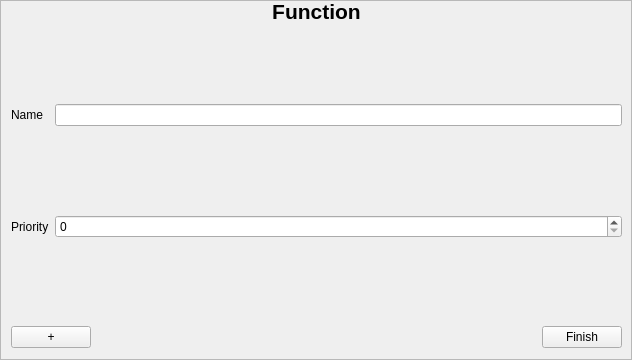
<?xml version="1.0" encoding="UTF-8"?>
<ui version="4.0">
 <class>FunctionInputArea</class>
 <widget class="QScrollArea" name="FunctionInputArea">
  <property name="geometry">
   <rect>
    <x>0</x>
    <y>0</y>
    <width>632</width>
    <height>360</height>
   </rect>
  </property>
  <property name="windowTitle">
   <string>ScrollArea</string>
  </property>
  <property name="widgetResizable">
   <bool>true</bool>
  </property>
  <widget class="QWidget" name="scrollAreaWidgetContents">
   <property name="geometry">
    <rect>
     <x>0</x>
     <y>0</y>
     <width>630</width>
     <height>358</height>
    </rect>
   </property>
   <widget class="QWidget" name="verticalLayoutWidget">
    <property name="geometry">
     <rect>
      <x>10</x>
      <y>0</y>
      <width>611</width>
      <height>21</height>
     </rect>
    </property>
    <layout class="QVBoxLayout" name="verticalLayout">
     <item>
      <widget class="QLabel" name="label_Header">
       <property name="font">
        <font>
         <pointsize>16</pointsize>
         <weight>75</weight>
         <bold>true</bold>
        </font>
       </property>
       <property name="text">
        <string>Function</string>
       </property>
       <property name="alignment">
        <set>Qt::AlignCenter</set>
       </property>
      </widget>
     </item>
    </layout>
   </widget>
   <widget class="QWidget" name="gridLayoutWidget">
    <property name="geometry">
     <rect>
      <x>10</x>
      <y>20</y>
      <width>611</width>
      <height>301</height>
     </rect>
    </property>
    <layout class="QGridLayout" name="gridLayout">
     <item row="1" column="0">
      <widget class="QLabel" name="label_Priority">
       <property name="text">
        <string>Priority</string>
       </property>
       <property name="buddy">
        <cstring>spinBox_Priotity</cstring>
       </property>
      </widget>
     </item>
     <item row="0" column="3">
      <widget class="QLineEdit" name="lineEdit_Name"/>
     </item>
     <item row="0" column="0">
      <widget class="QLabel" name="label_Name">
       <property name="text">
        <string>Name</string>
       </property>
       <property name="buddy">
        <cstring>lineEdit_Name</cstring>
       </property>
      </widget>
     </item>
     <item row="1" column="3">
      <widget class="QSpinBox" name="spinBox_Priotity"/>
     </item>
    </layout>
   </widget>
   <widget class="QWidget" name="verticalLayoutWidget_2">
    <property name="geometry">
     <rect>
      <x>10</x>
      <y>320</y>
      <width>611</width>
      <height>32</height>
     </rect>
    </property>
    <layout class="QHBoxLayout" name="horizontalLayout">
     <item>
      <widget class="QPushButton" name="pushButton_Add">
       <property name="text">
        <string>+</string>
       </property>
      </widget>
     </item>
     <item>
      <spacer name="horizontalSpacer">
       <property name="orientation">
        <enum>Qt::Horizontal</enum>
       </property>
       <property name="sizeHint" stdset="0">
        <size>
         <width>40</width>
         <height>20</height>
        </size>
       </property>
      </spacer>
     </item>
     <item>
      <widget class="QPushButton" name="pushButton_EditFinish">
       <property name="text">
        <string>Finish</string>
       </property>
      </widget>
     </item>
    </layout>
   </widget>
  </widget>
 </widget>
 <tabstops>
  <tabstop>lineEdit_Name</tabstop>
  <tabstop>spinBox_Priotity</tabstop>
  <tabstop>pushButton_Add</tabstop>
  <tabstop>pushButton_EditFinish</tabstop>
 </tabstops>
 <resources/>
 <connections/>
</ui>
